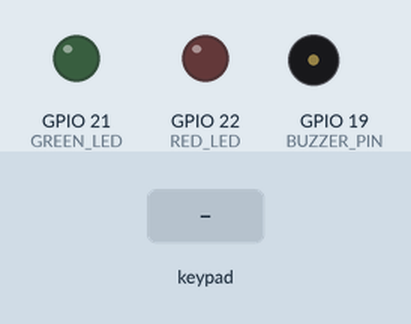
Simulated run of this sketch. Board: ESP32. Shown: output pins drawn as LEDs (lit = HIGH), buzzer (waves = sounding, pin HIGH). The inputs (shaded band) are chosen by the test bench. WiFi joins after 1.5 s; servers stay silent unless stated; no MQTT or app messages arrive unless stated; what the sketch prints to the serial monitor is not drawn.

Above: at 2.7 s.
2.8 s: key '#' pressed
At 4.1 s:
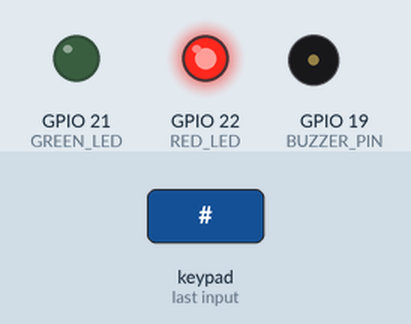
5.8 s: keypad keys 7 7 7 7 # pressed 0.4 s apart
At 8.8 s:
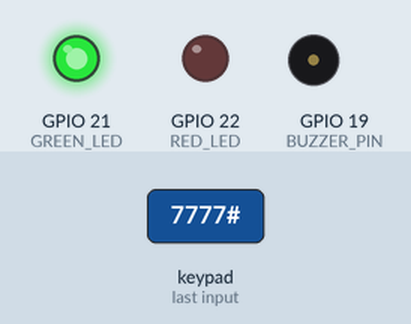
9.3 s: key 'A' pressed
At 11.1 s:
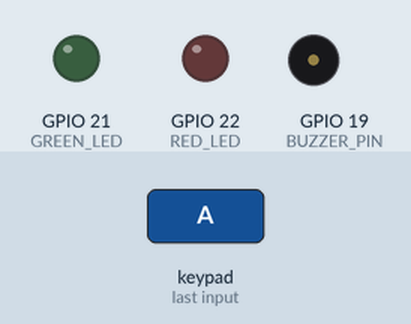
12.0 s: keypad keys 7 7 7 7 * pressed 0.4 s apart
At 12.24 s:
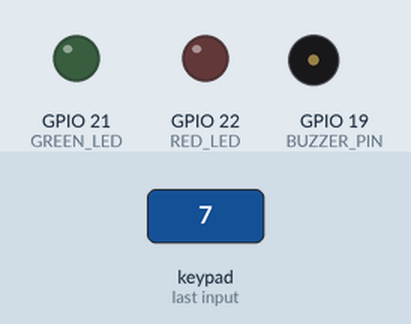
15.5 s: key 'B' pressed
At 16.2 s:
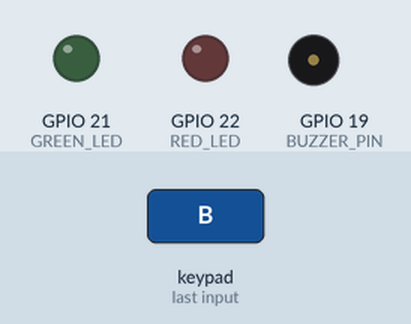
17.0 s: keypad keys 7 7 7 7 A pressed 0.4 s apart
At 17.24 s:
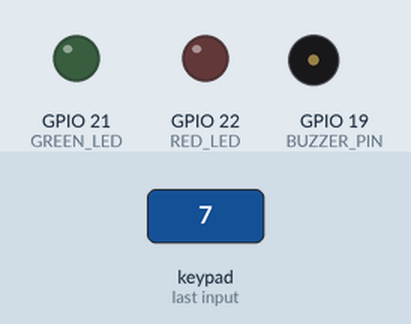
Timing chart, 0 to 20.2 s (numbered marks = the images above; inputs shaded):
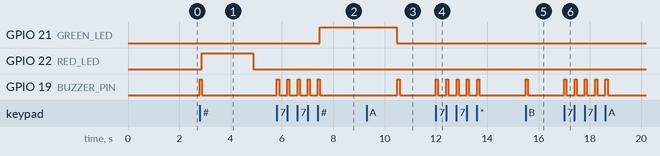

Measured:
- after the input at 2.8 s, GPIO 22 (RED_LED): LOW → HIGH after 0.08 s, → LOW 2.0 s later; GPIO 19 (BUZZER_PIN): LOW → HIGH at once, → LOW 0.08 s later
- after the input at 5.8 s, GPIO 21 (GREEN_LED): LOW → HIGH after 1.7 s; GPIO 19 (BUZZER_PIN): alternates HIGH for 0.08 s and LOW for 0.32 s, 10 changes in all, then stays LOW, starting at once
- after the input at 9.3 s, GPIO 19 (BUZZER_PIN): LOW → HIGH after 1.2 s, → LOW 0.08 s later
- after the input at 12.0 s, GPIO 19 (BUZZER_PIN): alternates HIGH for 0.08 s and LOW for 0.32 s, 10 changes in all, then stays LOW, starting at once
- after the input at 15.5 s, GPIO 19 (BUZZER_PIN): LOW → HIGH at once, → LOW 0.08 s later
- after the input at 17.0 s, GPIO 19 (BUZZER_PIN): alternates HIGH for 0.08 s and LOW for 0.32 s, 10 changes in all, then stays LOW, starting at once

The sketch:

sketch.ino
```cpp
#include <Keypad.h>
#include <WiFi.h>
#include <PubSubClient.h>

/* ================== PIN CONFIG ================== */
#define SERVO_PIN   18
#define BUZZER_PIN  19
#define GREEN_LED   21
#define RED_LED     22

/* ================== KEYPAD CONFIG ================== */
const byte ROWS = 4;
const byte COLS = 4;

char keys[ROWS][COLS] = {
  {'1','2','3','A'},
  {'4','5','6','B'},
  {'7','8','9','C'},
  {'*','0','#','D'}
};

byte rowPins[ROWS] = {32, 33, 25, 26};
byte colPins[COLS] = {27, 14, 12, 13};

Keypad keypad = Keypad(makeKeymap(keys), rowPins, colPins, ROWS, COLS);

/* ================== ACCESS CONFIG ================== */
String correctCode = "7777";
String enteredCode = "";

/* ================== SERVO CONFIG ================== */
uint32_t dutyClosed = 3277;   // Porte fermée
uint32_t dutyOpen   = 6553;   // Porte ouverte
int servoChannel;

/* ================== WIFI & MQTT CONFIG ================== */
const char* ssid = "Wokwi-GUEST";
const char* password = "";

const char* mqttServer = "broker.hivemq.com";
const int mqttPort = 1883;

WiFiClient espClient;
PubSubClient client(espClient);

/* ================== FUNCTIONS ================== */

void connectWiFi() {
  Serial.print("Connecting to WiFi");
  WiFi.begin(ssid, password);
  while (WiFi.status() != WL_CONNECTED) {
    delay(500);
    Serial.print(".");
  }
  Serial.println("\nWiFi connected");
}

void connectMQTT() {
  while (!client.connected()) {
    Serial.print("Connecting to MQTT...");
    if (client.connect("ESP32_Access_Control_Wiame")) {
      Serial.println("Connected");
    } else {
      Serial.print("Failed, rc=");
      Serial.print(client.state());
      delay(2000);
    }
  }
}

void buzzerBeep() {
  digitalWrite(BUZZER_PIN, HIGH);
  delay(80);
  digitalWrite(BUZZER_PIN, LOW);
}

void moveServo(uint32_t duty) {
  ledcWrite(servoChannel, duty);
}

void checkCode() {
  if (enteredCode == correctCode) {
    Serial.println("Access Authorized");
    digitalWrite(GREEN_LED, HIGH);
    moveServo(dutyOpen);

    client.publish("access/status", "AUTHORIZED");

    delay(3000);
    moveServo(dutyClosed);
    digitalWrite(GREEN_LED, LOW);
  } else {
    Serial.println("Access Denied");
    digitalWrite(RED_LED, HIGH);

    client.publish("access/status", "DENIED");

    delay(2000);
    digitalWrite(RED_LED, LOW);
  }
  enteredCode = "";
}

/* ================== SETUP ================== */
void setup() {
  Serial.begin(115200);

  pinMode(BUZZER_PIN, OUTPUT);
  pinMode(GREEN_LED, OUTPUT);
  pinMode(RED_LED, OUTPUT);

  servoChannel = ledcAttach(SERVO_PIN, 50, 16);

  connectWiFi();

  client.setServer(mqttServer, mqttPort);
  connectMQTT();

  Serial.println("System Ready - Enter Code:");
}

/* ================== LOOP ================== */
void loop() {
  if (!client.connected()) {
    connectMQTT();
  }
  client.loop();

  char key = keypad.getKey();

  if (key) {
    buzzerBeep();

    if (key == '#') {
      checkCode();
    }
    else if (key == '*') {
      enteredCode = "";
      Serial.println("Code cleared");
    }
    else {
      enteredCode += key;
      Serial.print("Entered: ");
      Serial.println(enteredCode);
    }
  }
}
```
